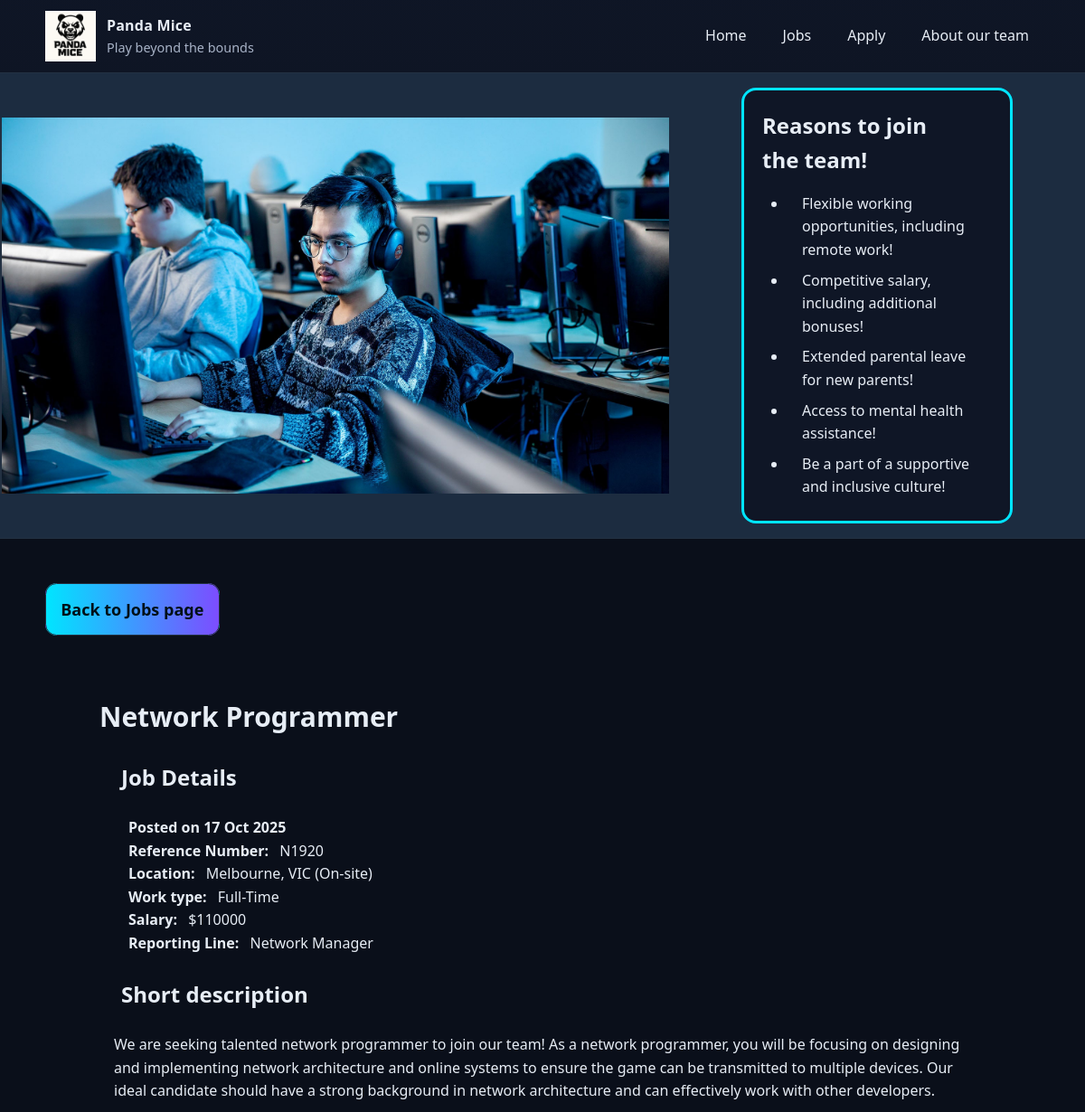
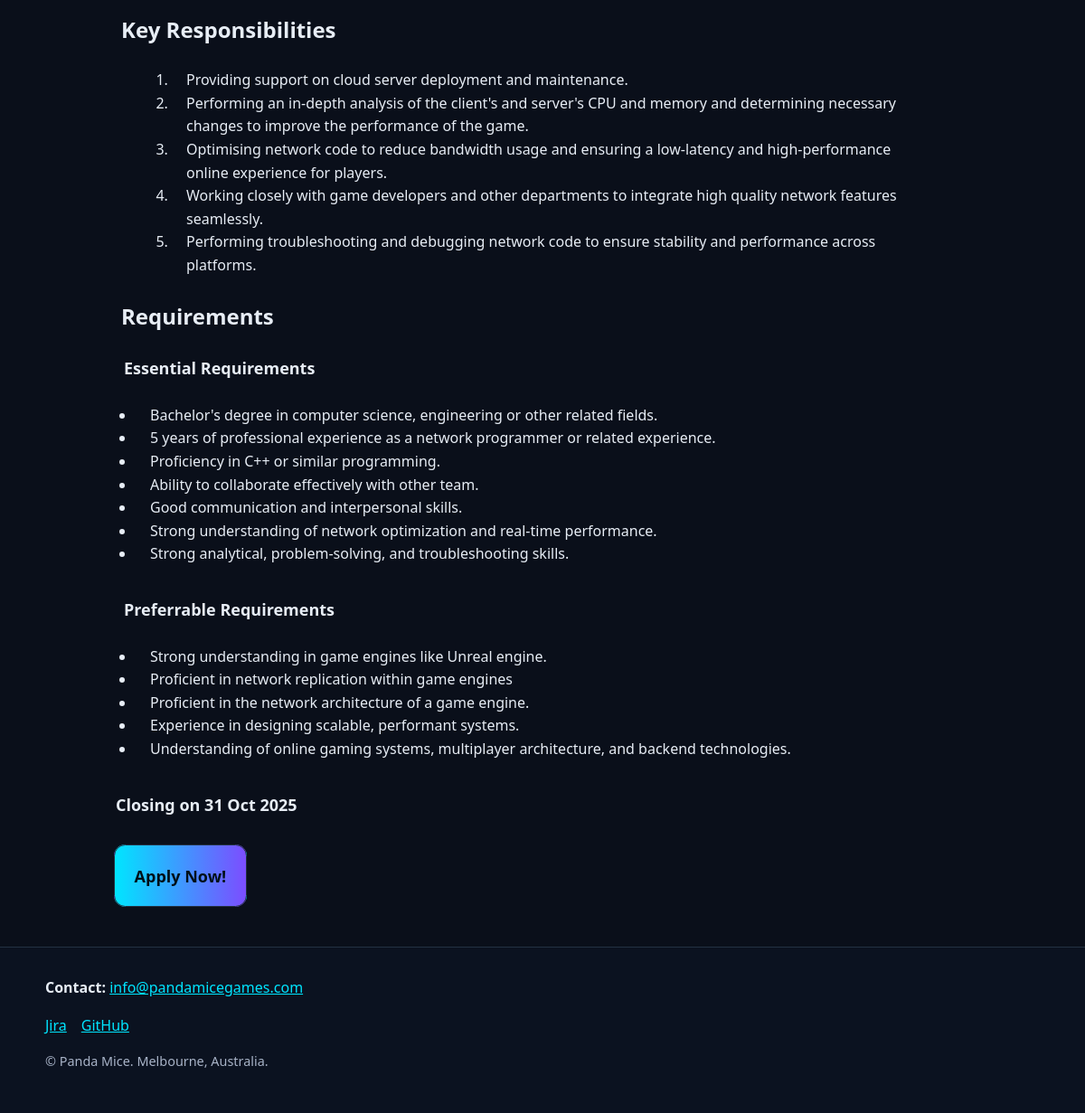
Page /job-desc.php?jobref=N1920 on the committed database (2 pictures, top to bottom).
### tables this page shows
CREATE TABLE jobs (
  job_ref VARCHAR(5) PRIMARY KEY,           
  title VARCHAR(150) NOT NULL,              
  category VARCHAR(50) NOT NULL,            
  location VARCHAR(100) NOT NULL,           
  remote varchar(20) NOT NULL,              
  job_type VARCHAR(50) NOT NULL,            
  salary VARCHAR(100) NOT NULL,             
  reporting_line VARCHAR(100) NOT NULL,     
  description TEXT NOT NULL,                
  responsibilities TEXT NOT NULL,           
  essential_req TEXT NOT NULL,              
  preferrable_req TEXT NOT NULL,            
  opening_date DATE NOT NULL,               
  closing_date DATE NOT NULL               
);

### job-desc.php (the view, shortened to what this page needs)
<!DOCTYPE html>
<html lang="en">
    <head>
        <link rel="stylesheet" href="styles/jobs_desc_styles.css">
    </head>
    <body>
        <?php include 'header.inc'?>
        <main class=site-main>
            <div class="hero">
                <div class="hero-content">
                    <img src="images/careers.jpg" alt="A group of developers working on computers">
                    <aside aria-labelledby='benefits'>
                        <h1 id='benefits'>Reasons to join the team!</h1>
                        <ul>
                            <li><p>Flexible working opportunities, including remote work!</p></li>
                            <li><p>Competitive salary, including additional bonuses!</p></li>
                            <li><p>Extended parental leave for new parents!</p></li>
                            <li><p>Access to mental health assistance!</p></li>
                            <li><p>Be a part of a supportive and inclusive culture!</p></li>
                        </ul>
                    </aside>
                </div>
            </div>
            <div class="container">
                <?php
                    require_once "settings.php";
                    $conn = @mysqli_connect($host,$user,$pwd,$sql_db);
                    if ($conn) {
                        if (isset($_GET['jobref'])) {
                            $job_ref = mysqli_real_escape_string($conn, $_GET['jobref']);
                            $stmt = $conn->prepare("SELECT * FROM jobs WHERE job_ref = ? ");
                            $stmt->bind_param("s", $job_ref);
                            $stmt->execute();
                            $result = $stmt->get_result();
                            if ($result) {
                                while ($row = mysqli_fetch_assoc($result)) {
                                    $OpenDate = htmlspecialchars($row['opening_date']);
                                    $Opentimestamp = strtotime($OpenDate);
                                    $OpenDate = date("d M Y", $Opentimestamp);
                                    $CloseDate = htmlspecialchars($row['closing_date']);
                                    $Closetimestamp = strtotime($CloseDate);
                                    $CloseDate = date("d M Y", $Closetimestamp);
                                    $var = htmlspecialchars($row['job_ref']);
                                    $encodeRow = urlencode($var);
                                    echo
                                    "
                                     <div class='return-btn'>
                                        <div class='return-btn'>
                                            <a aria-label='Return to Jobs page' href='jobs.php'>Back to Jobs page</a>
                                        </div>
                                    </div>
                                    <div class='container'>
                                        <div class='job-position'>
                                            <h2>". $row['title'] ."</h2>
                                                <section class='job-details' aria-labelledby='job-detail'>
                                                    <h3 id='job-detail'>Job Details</h3>
                                                    <p><strong>Posted on ". $OpenDate ."</strong></p>
                                                    <p><strong>Reference Number: </strong>". htmlspecialchars($row['job_ref'])."</p>
                                                    <p><strong>Location: </strong>". htmlspecialchars($row['location'])." (". htmlspecialchars($row['remote']) .")</p>
                                                    <p><strong>Work type: </strong>". htmlspecialchars($row['job_type'])."</p>
                                                    <p><strong>Salary: </strong>$".htmlspecialchars($row['salary'])."</p>
                                                    <p><strong>Reporting Line: </strong>".htmlspecialchars($row['reporting_line'])."</p>
                                                </section>
                                                <section class='job-desc' aria-labelledby='job-desc'>
                                                    <h3 id='job-desc'>Short description</h3>
                                                    <p>".htmlspecialchars($row['description'])."</p>
                                                </section>
                                                <section class='key-resp' aria-labelledby='key-resp'>
                                                    <h3 id='key-resp'>Key Responsibilities</h3>
                                                    <ol>";
                                                    $resp_str = $row['responsibilities'];
                                                    $key_resp = explode("|", $resp_str);
                                                    for ($x = 0; $x < count($key_resp); $x++ ) {
                                                        echo "<li><p>".htmlspecialchars($key_resp[$x])."</p></li>";
                                                    }
                                                    echo "</ol>
                                                </section>
                                                <section class='job-req' aria-labelledby='job-req'>
                                                    <h3 id='job-req'>Requirements</h3>
                                                    <section aria-labelledby='ess-req'>
                                                        <h4 id='ess-req'> Essential Requirements </h4>
                                                        <ul>";
                                                        $ess_str = $row['essential_req'];
                                                        $ess_req = explode("|", $ess_str);
                                                        for ($x = 0; $x < count($ess_req); $x++ ) {
                                                            echo "<li><p>".htmlspecialchars($ess_req[$x])."</p></li>";
                                                        }
                                                        echo "</ul>
                                                    </section>
                                                    <section aria-labelledby='prefer-req'>
                                                        <h4 id='prefer-req'>Preferrable Requirements</h4>
                                                        <ul>";
                                                        $pref_str = $row['preferrable_req'];
                                                        $pref_req = explode("|", $pref_str);
                                                        for ($x = 0; $x < count($pref_req); $x++ ) {
                                                            echo "<li><p>".htmlspecialchars($pref_req[$x])."</p></li>";
                                                        }
                                                        echo "</ul>
                                                    </section>
                                                </section>
                                                <div class='close-date'>
                                                    <p><strong>Closing on ". $CloseDate ."</strong></p>
                                                </div>
                                                <div class='apply-btn'>
                                                    <a aria-label='Apply for the job' href='apply.php?jobref=$encodeRow'>Apply Now!</a>
                                                </div>
                                        </div>
                                    </div>
                                    ";
                                }
                            } else {
                                echo
                                "<p>Whoops! Looks like the job is unavailable! </p>";
                            }
                        }
                    } else {
                        echo "<p>Unable to connect to database.</p>";
                    }
                ?>
            </div>
        </main>
        <?php include 'footer.inc'; ?>
    </body>
</html>

### styles/jobs_desc_styles.css (style rules this page uses)
:root { --bg: #0a0f1a; --panel: #0f1626; --muted: #a8b3c7; --text: #e7edf5; --accent: #00e5ff; --accent-2: #7c4dff; --border: #233142; }
* { box-sizing: border-box; }
html { color-scheme: dark; }
body { margin: 0; font-family: system-ui, Segoe UI, Roboto, Helvetica, Arial, sans-serif; line-height: 1.6; color: var(--text); background: var(--bg); }
.container { width: min(1100px, 92%); margin: 0 auto; }
.hero { border-bottom: var(--border) 1px solid; display: inline-flex; justify-content: center; padding: 0rem; width: 100%; background-color: #1c2c40; }
.hero-content { display: inline-flex; justify-content: space-evenly; gap: 5rem; align-items: center; width: 100%; padding: 0rem; margin: 0rem; }
.hero img { flex-grow: 1; width: 60%; height: fit-content; border-left: var(--border) 2px solid; }
aside { width: 25%; float: right; border-radius: 1em; background-color: var(--panel); border:var(--accent) 3px solid; margin: 1rem 5rem 1rem 0rem; padding: 0.5rem; }
.hero li { margin: 0.3em 0em; padding: 0em; }
.hero h1 { margin: 0.5em; width: 80%; }
.hero p { margin: 0.5em 1em; }
.job-position { width: 100%; margin: 1em 0em 0em; padding: 0em 1em; }
.job-position h2 { color: #e7edf5; display: inline-block; font-size: 30px; margin: 0em; padding: 0em; }
.job-details h3, .job-desc h3, .key-resp h3, .job-req h3 { color: #e7edf5; font-size: 24px; margin: 1em 1em 1em; }
.job-details strong { color: #e7edf5; margin: 0em 0.5em 0em 1em; }
.key-resp ol { margin: 0em 3em; padding: 0em 2em; }
.job-req h4 { color: #e7edf5; font-size: 18px; margin: 1em 1em 0.5em 1.5em; }
.job-req ul { display: inline-block; }
.job-position p { margin: 0em 1em; }
.close-date p { margin: 1em; font-size: 18px; }
.apply-btn { display: inline-block; margin: 2em 1em 1em; }
.apply-btn a, .return-btn a { border-radius: 0.7em; background: linear-gradient(90deg, #00e5ff, #7c4dff); color: #001018; margin: 0em; padding: 1.2em; font-size: 18px; font-weight: bold; border: 1px solid #233142; text-decoration: none; }
.return-btn a { padding: 0.9em; }
.return-btn { display: inline-block; margin: 2em 0em 2em; }

### rows in the picture
jobs: title "Network Programmer", opening_date "17 Oct 2025", job_ref "N1920", location "Melbourne, VIC", remote "On-site", job_type "Full-Time", salary "110000", reporting_line "Network Manager", description "We are seeking talented network programmer to join our team! As a network programmer, you will be focusing on designing and implementing network architecture and online systems to ensure the game can be transmitted to multiple devices. Our ideal candidate should have a strong background in network architecture and can effectively work with other developers.", responsibilities "Providing support on cloud server deployment and maintenance.", responsibilities "Performing an in-depth analysis of the client's and server's CPU and memory and determining necessary changes to improve the performance of the game.", responsibilities "Optimising network code to reduce bandwidth usage and ensuring a low-latency and high-performance online experience for players.", responsibilities "Working closely with game developers and other departments to integrate high quality network features seamlessly.", responsibilities "Performing troubleshooting and debugging network code to ensure stability and performance across platforms.", essential_req "Bachelor's degree in computer science, engineering or other related fields.", essential_req "5 years of professional experience as a network programmer or related experience.", essential_req "Proficiency in C++ or similar programming.", essential_req "Ability to collaborate effectively with other team.", essential_req "Good communication and interpersonal skills.", essential_req "Strong understanding of network optimization and real-time performance.", essential_req "Strong analytical, problem-solving, and troubleshooting skills.", preferrable_req "Strong understanding in game engines like Unreal engine.", preferrable_req "Proficient in network replication within game engines", preferrable_req "Proficient in the network architecture of a game engine.", preferrable_req "Experience in designing scalable, performant systems.", preferrable_req "Understanding of online gaming systems, multiplayer architecture, and backend technologies.", closing_date "31 Oct 2025"
